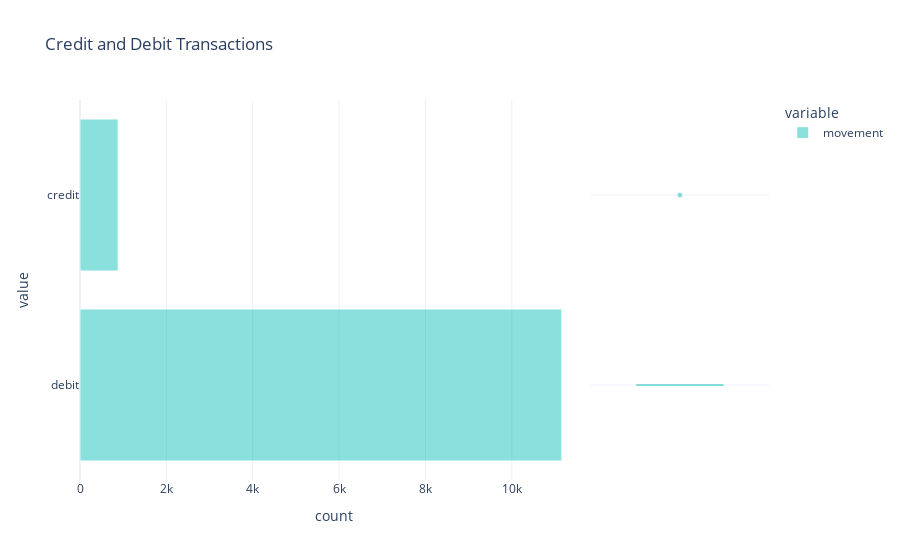

Here is the notebook cell this chart was saved with:
### Markdown cell above
# <b><span style = 'color:#15C3BA'> 6.1 ❯</span> Movement</b>

### Code cell
fig = px.histogram(df_transaction["movement"], nbins = 100, marginal = "box",
                   template = "plotly_white", orientation = "h",
                   title = "Credit and Debit Transactions")

fig.update_traces(marker_color = "#15C3BA", marker_line_color = "white", 
                  marker_line_width = 1, opacity = 0.5)

fig.show()

### Figure 1 — Plotly figure (JSON) as saved in the notebook; plotly's stock layout.template omitted (floating-point values rounded to 4 significant figures; data arrays with more than 128 entries replaced by an {"elided": "..."} marker saying what was removed)
{"data": [{"alignmentgroup": "True", "bingroup": "y", "hovertemplate": "variable=movement<br>count=%{x}<br>value=%{y}<extra></extra>", "legendgroup": "movement", "marker": {"color": "#15C3BA", "line": {"color": "white", "width": 1}, "pattern": {"shape": ""}}, "name": "movement", "nbinsy": 100, "offsetgroup": "movement", "opacity": 0.5, "orientation": "h", "showlegend": true, "type": "histogram", "xaxis": "x", "y": {"elided": "12043 str values"}, "yaxis": "y"}, {"alignmentgroup": "True", "hovertemplate": "variable=movement<br>value=%{y}<extra></extra>", "legendgroup": "movement", "marker": {"color": "#15C3BA", "line": {"color": "white", "width": 1}}, "name": "movement", "notched": true, "offsetgroup": "movement", "opacity": 0.5, "showlegend": false, "type": "box", "xaxis": "x2", "y": {"elided": "12043 str values"}, "yaxis": "y2"}], "layout": {"autosize": true, "barmode": "relative", "legend": {"title": {"text": "variable"}, "tracegroupgap": 0}, "title": {"text": "Credit and Debit Transactions"}, "xaxis": {"anchor": "y", "autorange": true, "domain": [0, 0.7363], "range": [0, 11750.0], "title": {"text": "count"}}, "xaxis2": {"anchor": "y2", "autorange": true, "domain": [0.7413, 1], "matches": "x2", "range": [-0.5, 0.5], "showgrid": false, "showline": false, "showticklabels": false, "ticks": "", "type": "category"}, "yaxis": {"anchor": "x", "autorange": true, "domain": [0, 1], "range": [-0.5, 1.5], "title": {"text": "value"}, "type": "category"}, "yaxis2": {"anchor": "x2", "autorange": true, "domain": [0, 1], "matches": "y", "range": [-0.5, 1.5], "showgrid": true, "showticklabels": false, "type": "category"}}}
